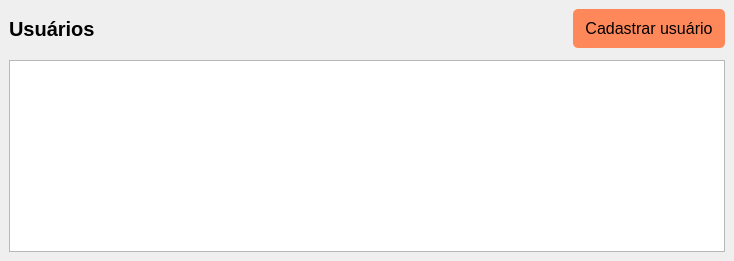
             <widget class="QWidget" name="page_3">
              <layout class="QGridLayout" name="gridLayout_8">
               <property name="leftMargin">
                <number>9</number>
               </property>
               <property name="topMargin">
                <number>9</number>
               </property>
               <property name="rightMargin">
                <number>9</number>
               </property>
               <property name="bottomMargin">
                <number>9</number>
               </property>
               <property name="horizontalSpacing">
                <number>6</number>
               </property>
               <property name="verticalSpacing">
                <number>12</number>
               </property>
               <item row="0" column="0">
                <layout class="QHBoxLayout" name="user_header">
                 <item>
                  <widget class="QLabel" name="user_title">
                   <property name="font">
                    <font>
                     <pointsize>15</pointsize>
                     <bold>true</bold>
                    </font>
                   </property>
                   <property name="text">
                    <string>Usuários</string>
                   </property>
                  </widget>
                 </item>
                 <item>
                  <spacer name="horizontalSpacer_7">
                   <property name="orientation">
                    <enum>Qt::Orientation::Horizontal</enum>
                   </property>
                   <property name="sizeHint" stdset="0">
                    <size>
                     <width>478</width>
                     <height>20</height>
                    </size>
                   </property>
                  </spacer>
                 </item>
                 <item>
                  <widget class="QPushButton" name="create_user_btn">
                   <property name="font">
                    <font>
                     <pointsize>12</pointsize>
                    </font>
                   </property>
                   <property name="styleSheet">
                    <string notr="true">border-radius: 5px;
background-color: #FF885B;
padding-top: 10px;
padding-bottom: 10px;
padding-left: 12px;
padding-right: 12px;</string>
                   </property>
                   <property name="text">
                    <string>Cadastrar usuário</string>
                   </property>
                  </widget>
                 </item>
                </layout>
               </item>
               <item row="1" column="0">
                <widget class="QTableWidget" name="tableWidget"/>
               </item>
              </layout>
             </widget>
